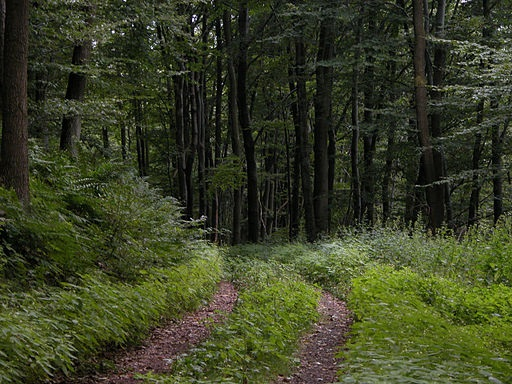
#> input picture practice_01/questation_03/image.jpg, 512 x 384 px
$ python code.py
#> lines starting #> are read from the running program, lines starting #| are printed output that depends on the picture
import cv2
import numpy as np


img = cv2.imread("image.jpg", cv2.IMREAD_GRAYSCALE)
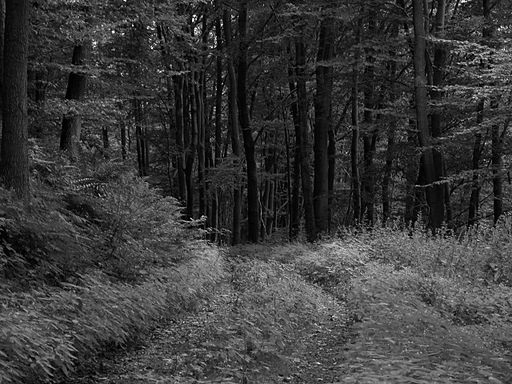
#> img: shape (384, 512); min 0, max 255, mean 58.5

if img is None:
    print("ERROR: Image not found! Check the file path.")
    exit()

def gamma_transform(image, gamma):
#> called with gamma = 1
    normalized = image / 255.0
    gamma_corrected = np.power(normalized, gamma)
    return np.uint8(gamma_corrected * 255)

cv2.namedWindow("Gamma Correction")
cv2.createTrackbar("Gamma x10", "Gamma Correction", 10, 50, lambda x: None)

while True:
    gamma_val = cv2.getTrackbarPos("Gamma x10", "Gamma Correction") / 10
    output = gamma_transform(img, gamma_val)
    display = output.copy()
    cv2.putText(
        display,
        f"Gamma = {gamma_val}",
        (10, 30),
        cv2.FONT_HERSHEY_SIMPLEX, 1, (255), 2
    )
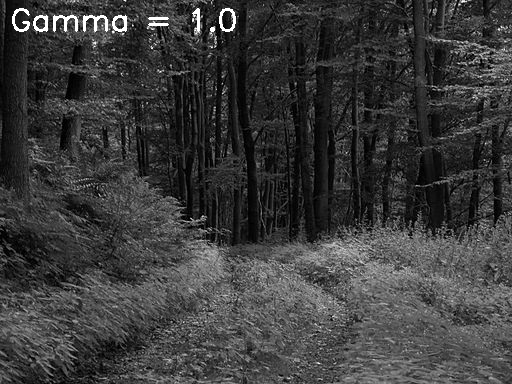
#> display: shape (384, 512); min 0, max 255, mean 59.8

    cv2.imshow("Gamma Correction", display)

    if cv2.waitKey(1) & 0xFF == 27:
#> (key Esc is pressed here)
        break

cv2.destroyAllWindows()
